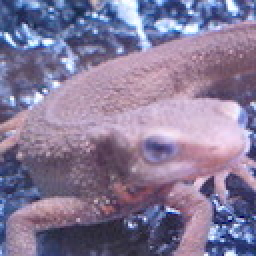
//> input picture assets/imori.jpg, 128 x 128 px (shown 2 times larger)
$ ./backlight_test   (built with g++ and OpenCV 4)
//> lines starting //> are read from the running program, lines starting //| are printed output that depends on the picture
### cpp/advanced/image_correction/backlight.hpp
#ifndef BACKLIGHT_HPP
#define BACKLIGHT_HPP

#include <opencv2/opencv.hpp>

namespace ip101 {
namespace advanced {

/**
 * @brief 逆光图像恢复 (Inverse Intensity-Range Based Backlight)
 * @param src 输入图像
 * @param dst 输出图像
 * @param gamma 伽马校正参数
 * @param lambda 增强系数
 */
void inrbl_backlight_correction(const cv::Mat& src, cv::Mat& dst,
                               double gamma = 0.6, double lambda = 0.8);

/**
 * @brief 自适应局部对比度增强逆光校正
 * @param src 输入图像
 * @param dst 输出图像
 * @param clip_limit 对比度限制
 * @param grid_size 网格大小
 */
void adaptive_backlight_correction(const cv::Mat& src, cv::Mat& dst,
                                  double clip_limit = 3.0,
                                  const cv::Size& grid_size = cv::Size(8, 8));

/**
 * @brief 基于曝光融合的逆光恢复
 * @param src 输入图像
 * @param dst 输出图像
 * @param num_exposures 合成的曝光数量
 */
void exposure_fusion_backlight_correction(const cv::Mat& src, cv::Mat& dst,
                                         int num_exposures = 3);

} // namespace advanced
} // namespace ip101

#endif // BACKLIGHT_HPP

### cpp/advanced/image_correction/backlight.cpp
#include <advanced/correction/backlight.hpp>
#include <vector>
#include <cmath>
#include <omp.h>

namespace ip101 {
namespace advanced {

void inrbl_backlight_correction(const cv::Mat& src, cv::Mat& dst, double gamma, double lambda) {
    CV_Assert(!src.empty());
    CV_Assert(gamma > 0.0 && lambda > 0.0);

    // 创建输出图像
    dst.create(src.size(), src.type());

    // 转换为YUV颜色空间，仅对Y通道进行处理
    cv::Mat yuv;
    if (src.channels() == 3) {
        cv::cvtColor(src, yuv, cv::COLOR_BGR2YUV);
    } else {
        yuv = src.clone();
    }

    std::vector<cv::Mat> channels;
    cv::split(yuv, channels);

    // 提取Y通道
    cv::Mat& Y = channels[0];

    // 计算亮度反比
    cv::Mat inv_Y;
    cv::subtract(cv::Scalar::all(255), Y, inv_Y);

    // 计算gamma校正后的亮度
    cv::Mat gamma_Y;
    Y.convertTo(gamma_Y, CV_32F, 1.0/255.0);

    // 手动实现gamma校正
    for (int y = 0; y < gamma_Y.rows; y++) {
        for (int x = 0; x < gamma_Y.cols; x++) {
            gamma_Y.at<float>(y, x) = std::pow(gamma_Y.at<float>(y, x), gamma);
        }
    }

    gamma_Y.convertTo(gamma_Y, CV_8U, 255.0);

    // 计算增强Y通道
    cv::Mat enhanced_Y = Y.clone();

    // 应用INRBL算法
    for (int y = 0; y < Y.rows; y++) {
        for (int x = 0; x < Y.cols; x++) {
            // 计算增强系数
            float alpha = static_cast<float>(inv_Y.at<uchar>(y, x)) / 255.0f;
            alpha = lambda * alpha + (1.0f - lambda) * 0.5f; // 调整增强系数的范围

            // 应用增强
            int val = cv::saturate_cast<uchar>(Y.at<uchar>(y, x) * (1.0f - alpha) + gamma_Y.at<uchar>(y, x) * alpha);
            enhanced_Y.at<uchar>(y, x) = val;
        }
    }

    // 更新Y通道
    channels[0] = enhanced_Y;

    // 合并通道
    cv::merge(channels, yuv);

    // 转回原始颜色空间
    if (src.channels() == 3) {
        cv::cvtColor(yuv, dst, cv::COLOR_YUV2BGR);
    } else {
        yuv.copyTo(dst);
    }
}

// 自定义CLAHE实现
void apply_clahe(const cv::Mat& src, cv::Mat& dst, double clip_limit, const cv::Size& grid_size) {
    CV_Assert(!src.empty() && src.type() == CV_8UC1);

    // 为了简单起见，我们使用OpenCV的CLAHE实现
    cv::Ptr<cv::CLAHE> clahe = cv::createCLAHE();
    clahe->setClipLimit(clip_limit);
    clahe->setTilesGridSize(grid_size);
    clahe->apply(src, dst);
}

void adaptive_backlight_correction(const cv::Mat& src, cv::Mat& dst, double clip_limit, const cv::Size& grid_size) {
    CV_Assert(!src.empty());

    // 创建输出图像
    dst.create(src.size(), src.type());

    if (src.channels() == 1) {
        // 直接应用CLAHE
        apply_clahe(src, dst, clip_limit, grid_size);
    } else {
        // 转换到LAB颜色空间
        cv::Mat lab;
        cv::cvtColor(src, lab, cv::COLOR_BGR2Lab);

        // 分离通道
        std::vector<cv::Mat> lab_channels;
        cv::split(lab, lab_channels);

        // 仅对亮度通道应用CLAHE
        apply_clahe(lab_channels[0], lab_channels[0], clip_limit, grid_size);

        // 合并通道
        cv::merge(lab_channels, lab);

        // 转回BGR
        cv::cvtColor(lab, dst, cv::COLOR_Lab2BGR);
    }

    // 额外的色彩增强
    cv::Mat hsv;
    cv::cvtColor(dst, hsv, cv::COLOR_BGR2HSV);

    std::vector<cv::Mat> hsv_channels;
    cv::split(hsv, hsv_channels);

    // 略微增加饱和度
    hsv_channels[1] *= 1.2;

    cv::merge(hsv_channels, hsv);
    cv::cvtColor(hsv, dst, cv::COLOR_HSV2BGR);
}

void exposure_fusion_backlight_correction(const cv::Mat& src, cv::Mat& dst, int num_exposures) {
    CV_Assert(!src.empty());
    CV_Assert(num_exposures >= 2);

    // 创建输出图像
    dst.create(src.size(), src.type());

    // 生成不同曝光补偿的图像
    std::vector<cv::Mat> exposures;
    exposures.reserve(num_exposures);

    double gamma_range = 1.5;  // 伽马范围，调整曝光

    for (int i = 0; i < num_exposures; i++) {
        double gamma = 0.5 + i * (gamma_range / (num_exposures - 1));

        cv::Mat exposure = cv::Mat::zeros(src.size(), src.type());

        // 伽马校正生成不同曝光
        src.convertTo(exposure, CV_32F, 1.0/255.0);

        #pragma omp parallel for
        for (int y = 0; y < exposure.rows; y++) {
            for (int x = 0; x < exposure.cols; x++) {
                if (src.channels() == 1) {
                    float val = exposure.at<float>(y, x);
                    exposure.at<float>(y, x) = std::pow(val, gamma);
                } else {
                    cv::Vec3f pixel = exposure.at<cv::Vec3f>(y, x);
                    for (int c = 0; c < 3; c++) {
                        pixel[c] = std::pow(pixel[c], gamma);
                    }
                    exposure.at<cv::Vec3f>(y, x) = pixel;
                }
            }
        }

        exposure.convertTo(exposure, CV_8U, 255.0);
        exposures.push_back(exposure);
    }

    // 计算每个曝光图像的权重
    std::vector<cv::Mat> weights;
    weights.reserve(num_exposures);

    for (int i = 0; i < num_exposures; i++) {
        cv::Mat exposure = exposures[i];

        // 计算对比度权重
        cv::Mat contrast;
        cv::Mat kernel = (cv::Mat_<float>(3, 3) << 0, -1, 0, -1, 4, -1, 0, -1, 0);
        if (exposure.channels() == 1) {
            cv::filter2D(exposure, contrast, CV_32F, kernel);
            cv::convertScaleAbs(contrast, contrast);
        } else {
            std::vector<cv::Mat> channels;
            cv::split(exposure, channels);

            std::vector<cv::Mat> contrast_channels;
            for (int c = 0; c < channels.size(); c++) {
                cv::Mat temp;
                cv::filter2D(channels[c], temp, CV_32F, kernel);
                cv::convertScaleAbs(temp, temp);
                contrast_channels.push_back(temp);
            }

            cv::merge(contrast_channels, contrast);
        }

        // 计算饱和度权重
        cv::Mat saturation;
        if (exposure.channels() == 3) {
            std::vector<cv::Mat> channels;
            cv::split(exposure, channels);

            cv::Mat mean = (channels[0] + channels[1] + channels[2]) / 3.0;

            cv::Mat variance = cv::Mat::zeros(exposure.size(), CV_32F);
            for (int c = 0; c < 3; c++) {
                cv::Mat diff;
                cv::absdiff(channels[c], mean, diff);
                diff.convertTo(diff, CV_32F);
                variance += diff;
            }

            variance /= 3.0;
            cv::convertScaleAbs(variance, saturation);
        } else {
            saturation = cv::Mat::ones(exposure.size(), CV_8U) * 255;
        }

        // 计算适当曝光权重
        cv::Mat well_exposed;
        cv::Mat gauss = cv::Mat::zeros(exposure.size(), CV_32F);

        if (exposure.channels() == 1) {
            exposure.convertTo(gauss, CV_32F, 1.0/255.0);

            for (int y = 0; y < gauss.rows; y++) {
                for (int x = 0; x < gauss.cols; x++) {
                    float val = gauss.at<float>(y, x);
                    gauss.at<float>(y, x) = std::exp(-12.5f * std::pow(val - 0.5f, 2));
                }
            }
        } else {
            exposure.convertTo(gauss, CV_32F, 1.0/255.0);

            for (int y = 0; y < gauss.rows; y++) {
                for (int x = 0; x < gauss.cols; x++) {
                    cv::Vec3f pixel = gauss.at<cv::Vec3f>(y, x);
                    float val = (pixel[0] + pixel[1] + pixel[2]) / 3.0f;
                    gauss.at<cv::Vec3f>(y, x) = cv::Vec3f(
                        std::exp(-12.5f * std::pow(val - 0.5f, 2)));
                }
            }
        }

        cv::convertScaleAbs(gauss, well_exposed, 255.0);

        // 组合所有权重
        cv::Mat weight;
        if (exposure.channels() == 1) {
            weight = contrast.mul(well_exposed);
        } else {
            weight = contrast.mul(saturation).mul(well_exposed);
        }

        // 添加小常数避免可能的除零
        weight += 1e-6;

        weights.push_back(weight);
    }

    // 归一化权重
    cv::Mat weight_sum = weights[0].clone();
    for (int i = 1; i < num_exposures; i++) {
        weight_sum += weights[i];
    }

    for (int i = 0; i < num_exposures; i++) {
        weights[i] /= weight_sum;
    }

    // 融合曝光
    dst = cv::Mat::zeros(src.size(), CV_32F);

    for (int i = 0; i < num_exposures; i++) {
        cv::Mat temp;
        exposures[i].convertTo(temp, CV_32F);

        if (src.channels() == 1) {
            for (int y = 0; y < temp.rows; y++) {
                for (int x = 0; x < temp.cols; x++) {
                    dst.at<float>(y, x) += temp.at<float>(y, x) * weights[i].at<float>(y, x);
                }
            }
        } else {
            for (int y = 0; y < temp.rows; y++) {
                for (int x = 0; x < temp.cols; x++) {
                    cv::Vec3f pixel = temp.at<cv::Vec3f>(y, x);
                    cv::Vec3f weight = weights[i].at<cv::Vec3f>(y, x);

                    dst.at<cv::Vec3f>(y, x)[0] += pixel[0] * weight[0];
                    dst.at<cv::Vec3f>(y, x)[1] += pixel[1] * weight[1];
                    dst.at<cv::Vec3f>(y, x)[2] += pixel[2] * weight[2];
                }
            }
        }
    }

    // 转回8位
    dst.convertTo(dst, CV_8U);
}

} // namespace advanced
} // namespace ip101

### examples/advanced/backlight_test.cpp
#include <iostream>
#include <vector>
#include <string>
#include <chrono>
#include <iomanip>
#include <filesystem>
#include <opencv2/opencv.hpp>
#include "advanced/correction/backlight.hpp"

using namespace std;
using namespace cv;

int main(int argc, char** argv) {
    cout << "=== Backlight Correction Algorithm Test ===" << endl;

    filesystem::create_directories("output/backlight");

    string image_path = (argc > 1) ? argv[1] : "assets/imori.jpg";
    Mat src = imread(image_path);
//> src is the input picture: 128 rows x 128 cols, CV_8UC3; mean B, G, R 152.8, 121.8, 134.1
    if (src.empty()) {
        cerr << "Error: Cannot load image " << image_path << endl;
        return -1;
    }

    int rows = src.rows;
//> rows = 128
    int cols = src.cols;
//> cols = 128

    // 性能测试
    Mat inrbl_result, adaptive_result, exposure_result;

    auto start = chrono::high_resolution_clock::now();
    ip101::advanced::inrbl_backlight_correction(src, inrbl_result, 0.6, 0.8);
//> in inrbl_backlight_correction, `cv::cvtColor(src, yuv, cv::COLOR_BGR2YUV);`: yuv: 128 rows x 128 cols, CV_8UC3; mean of channels 0, 1, 2 129, 139.6, 132.4
//> after the loop in inrbl_backlight_correction, `for (int y = 0; y < gamma_Y.rows; y++)`:
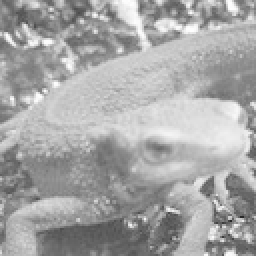
//> gamma_Y: 128 rows x 128 cols, CV_32FC1 (shown 2 times larger); min 0.152, max 0.998, mean 0.653
//> in inrbl_backlight_correction, `cv::merge(channels, yuv);`: yuv: 128 rows x 128 cols, CV_8UC3; mean of channels 0, 1, 2 149, 139.6, 132.4
    auto end = chrono::high_resolution_clock::now();
    auto duration = chrono::duration_cast<chrono::microseconds>(end - start);
    cout << "INRBL Algorithm - Time: " << duration.count() << " microseconds" << endl;

    start = chrono::high_resolution_clock::now();
    ip101::advanced::adaptive_backlight_correction(src, adaptive_result, 3.0, Size(8, 8));
//> in adaptive_backlight_correction, `cv::cvtColor(src, lab, cv::COLOR_BGR2Lab);`: lab: 128 rows x 128 cols, CV_8UC3; mean of channels 0, 1, 2 134.8, 139.8, 113.1
//> in adaptive_backlight_correction, `cv::merge(lab_channels, lab);`: lab: 128 rows x 128 cols, CV_8UC3; mean of channels 0, 1, 2 138.3, 139.8, 113.1
//> in adaptive_backlight_correction, `cv::cvtColor(lab, dst, cv::COLOR_Lab2BGR);`:
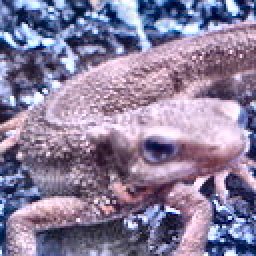
//> dst: 128 rows x 128 cols, CV_8UC3 (shown 2 times larger); mean B, G, R 156.8, 126.7, 138.5
//> in adaptive_backlight_correction, `cv::cvtColor(dst, hsv, cv::COLOR_BGR2HSV);`: hsv: 128 rows x 128 cols, CV_8UC3; mean H, S, V 137.3, 71.9, 160.4
//> in adaptive_backlight_correction, `cv::split(hsv, hsv_channels);`:
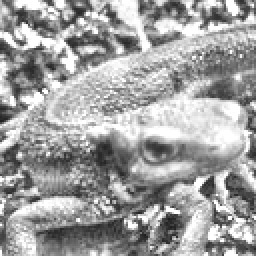
//> hsv_channels[2]: 128 rows x 128 cols, CV_8UC1 (shown 2 times larger); min 29, max 255, mean 160.4
//> in adaptive_backlight_correction, `hsv_channels[1] *= 1.2;`:
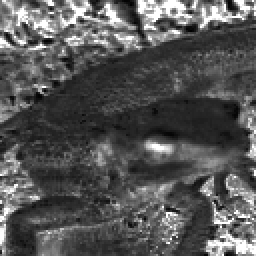
//> hsv_channels[1]: 128 rows x 128 cols, CV_8UC1 (shown 2 times larger); min 0, max 255, mean 85.2
//> in adaptive_backlight_correction, `cv::merge(hsv_channels, hsv);`: hsv: 128 rows x 128 cols, CV_8UC3; mean H, S, V 137.3, 85.2, 160.4
    end = chrono::high_resolution_clock::now();
    duration = chrono::duration_cast<chrono::microseconds>(end - start);
    cout << "Adaptive Algorithm - Time: " << duration.count() << " microseconds" << endl;

    start = chrono::high_resolution_clock::now();
    ip101::advanced::exposure_fusion_backlight_correction(src, exposure_result, 3);
//> the loop in exposure_fusion_backlight_correction, `for (int i = 0; i < num_exposures; i++)` made 3 passes
//> pass 1, in exposure_fusion_backlight_correction, `exposure.convertTo(exposure, CV_8U, 255.0);`:
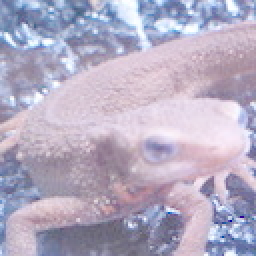
//> exposure: 128 rows x 128 cols, CV_8UC3 (shown 2 times larger); mean B, G, R 195, 172.9, 180.6
//> (the run ends here: the program stops with an error, at `weight = contrast.mul(saturation).mul(well_exposed);`)

$ run again, with assets/1.jpg copied over assets/imori.jpg
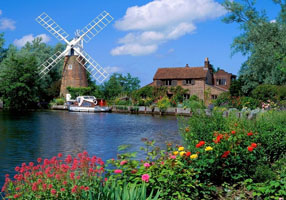
//> input picture assets/1.jpg, 286 x 200 px
//> src is the input picture: 200 rows x 286 cols, CV_8UC3; mean B, G, R 112.6, 108.2, 82.1
//> after the loop in inrbl_backlight_correction, `for (int y = 0; y < gamma_Y.rows; y++)`:
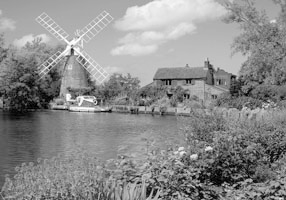
//> gamma_Y: 200 rows x 286 cols, CV_32FC1; min 0, max 1, mean 0.552
//> src: 200 rows x 286 cols, CV_8UC1

$ run again, with assets/3.jpg copied over assets/imori.jpg
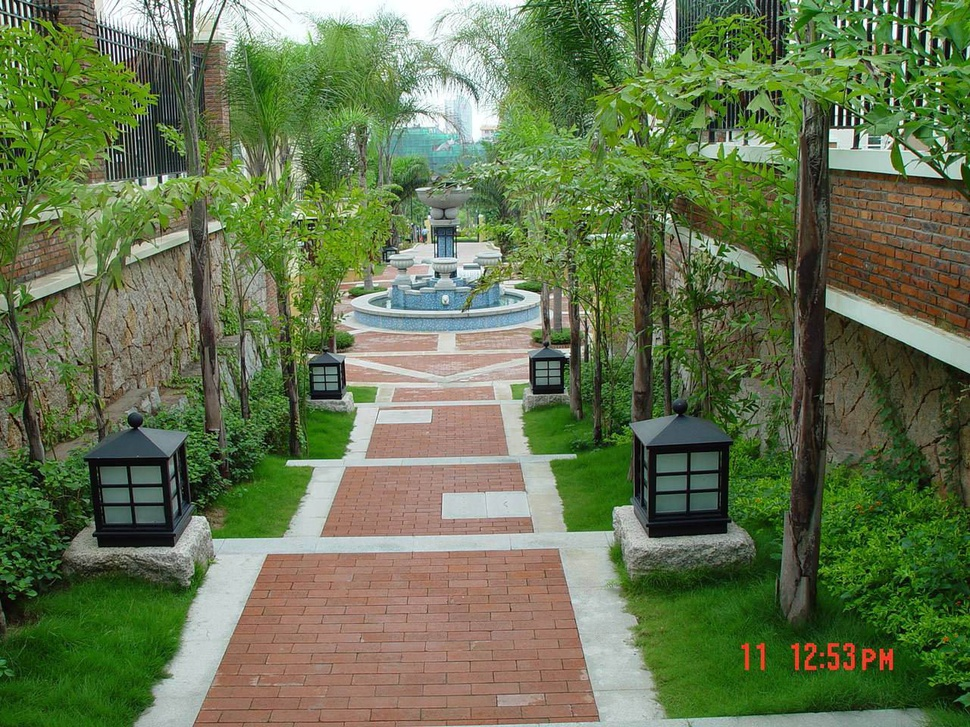
//> input picture assets/3.jpg, 970 x 727 px, shrunk from 1280 x 960 before the run
//> src is the input picture: 727 rows x 970 cols, CV_8UC3; mean B, G, R 79.4, 116.8, 101.5
//> after the loop in inrbl_backlight_correction, `for (int y = 0; y < gamma_Y.rows; y++)`:
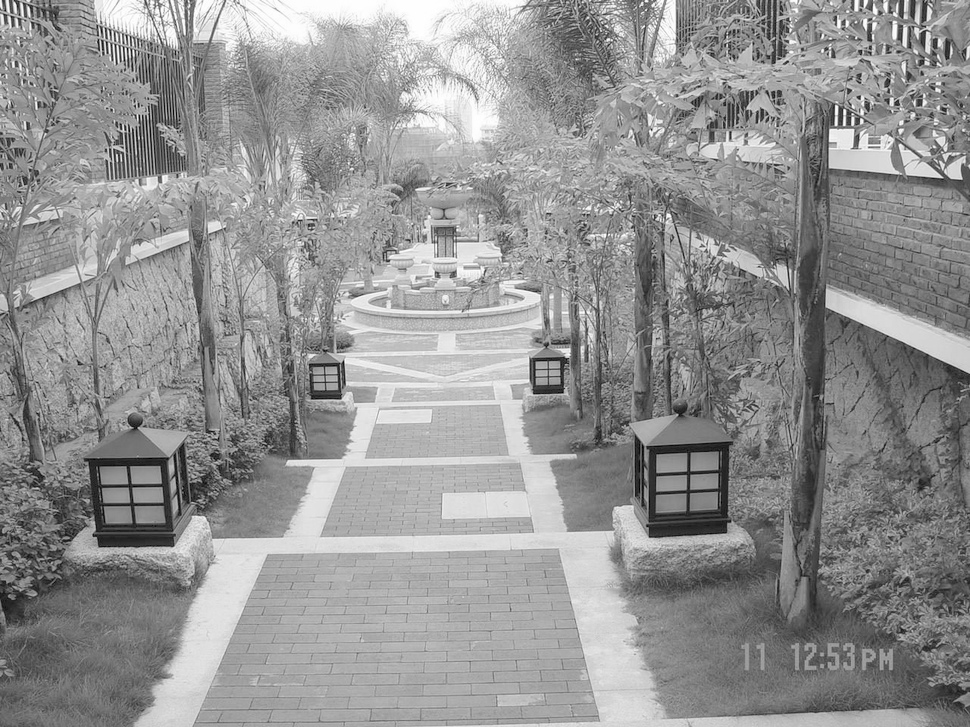
//> gamma_Y: 727 rows x 970 cols, CV_32FC1; min 0, max 1, mean 0.579
//> src: 727 rows x 970 cols, CV_8UC1
//> in adaptive_backlight_correction, `hsv_channels[1] *= 1.2;`:
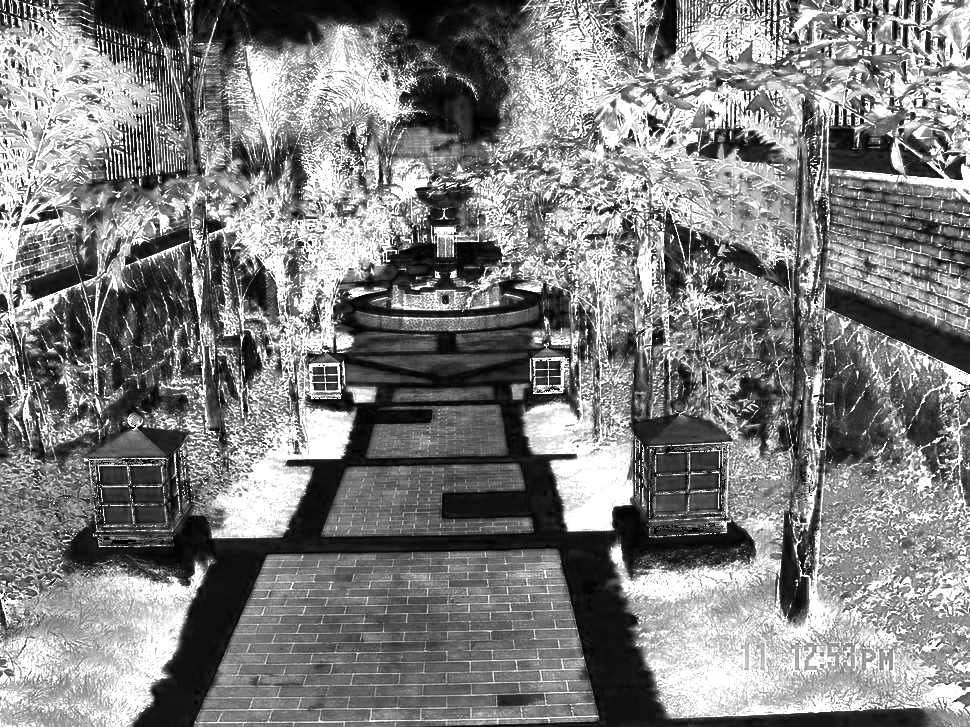
//> hsv_channels[1]: 727 rows x 970 cols, CV_8UC1; min 0, max 255, mean 127.4

$ run again, with assets/2.png saved as assets/imori.jpg
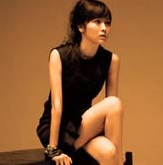
//> input picture assets/2.png, 163 x 165 px
//> src is the input picture: 165 rows x 163 cols, CV_8UC3; mean B, G, R 52.6, 95.2, 148
//> src: 165 rows x 163 cols, CV_8UC1
